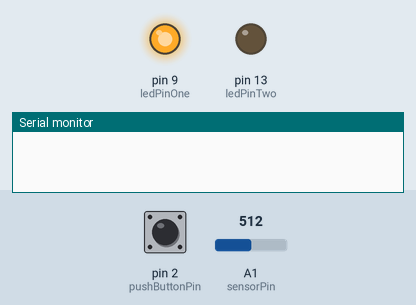
Bench run of a sketch on a simulated Arduino Uno, built with avr-gcc and run on an emulated ATmega328P. On the bench: output pins drawn as LEDs (lit = HIGH), the last lines printed to the serial monitor. Dashed ring = blinking. The inputs (shaded band) are chosen by the test bench; at power-on: pin 2 (pushButtonPin) HIGH, A1 (sensorPin) = 512.

Above: at 1.2 s.
1.3 s: pin 2 (pushButtonPin) pulled LOW for 0.15 s
At 2.9 s:
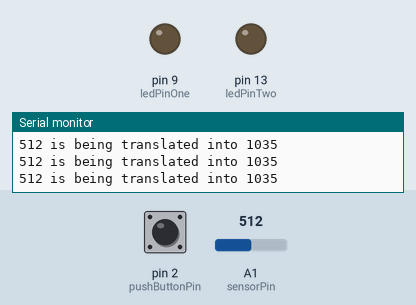
4.3 s: A1 (sensorPin) set to 522
At 6.0 s:
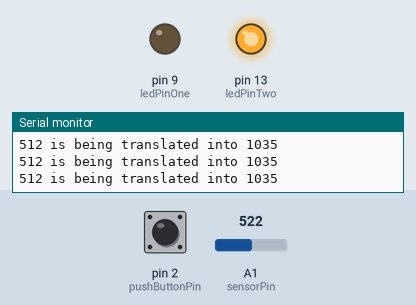
7.3 s: A1 (sensorPin) set to 511
At 8.0 s:
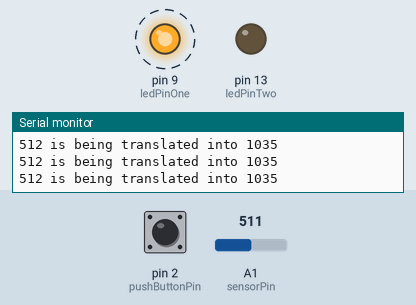
10.3 s: A1 (sensorPin) set to 710
At 10.54 s:
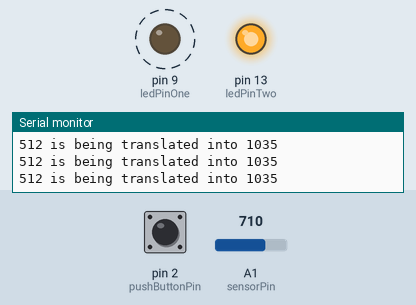
13.3 s: pin 2 (pushButtonPin) driven LOW
At 13.8 s:
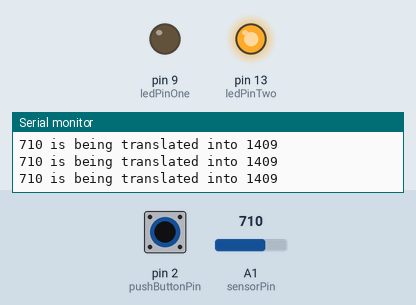
16.3 s: pin 2 (pushButtonPin) pulsed HIGH 5 times (0.12 s each, 0.3 s apart)
At 16.53 s:
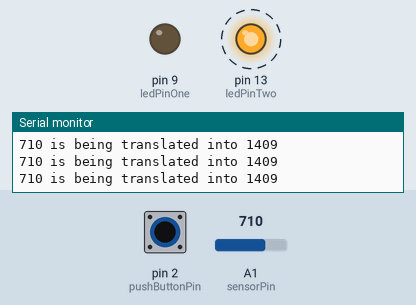
Timing chart, 0 to 19.3 s (numbered marks = the images above; inputs shaded):
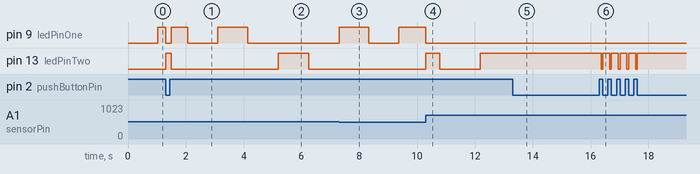

The sketch:

AfP_Class2_Ex03_SetThreshhold.pde
```cpp
/*
 This code to demonstrates capturing a sensor reading on a button release.
 This version was for Class 2 of the Arduino for Programmers course
 taught at CRASH Space in October, 2010 based on code in Class 3 (ex 8) of
 the Intro to Arduino class at Machine Project in April.

 The class was based on the SparkFun Arduino Iventors Kit

 The Circuit:
 * Pin 2: momentary button attached, pulled high externally w/ 10k Ohm resistor
   (LOW = pressed)
 * Pin 9: LED, anode to microcontroller, 330 Ohm restor from cathode to ground
 * Analog Pin 0: Flex Sensor (optional, not in code as written)
 * Analog Pin 1: Potentiometer

 Illustration avalaible:
 http://23longacre.com/sharedFiles/code/arduino/201010_CS_ArduinoForProgrammers/

 The Behavior:
 If the analogReadPin is set to one, LED blinks faster as the potentiometer is
 turned. If it is below a threshold defined by the int variable thresholdValue
 it blinks calmly on the board. The sensor readings exceed that value the LED on
 Pin 9 becomes the indicator. If the button is pressed the current sensor reading
 is printed by a debug statement. When the button is released, the last polled
 value of the analog sensor is put into thresholdValue making that the new
 begining for the "Alarm State"

 Written By: Carlyn Maw
 Created: April 2010
 Updated: October 23 2010
 */

//DEFINE: STEP ONE, IS YOUR DEBUG ON AND GLOBAL STATUS VARS

//how does the "normal user" experience change if you turn this off?
boolean debugFlag = 1;      //controls serial printing of debug statement
int baudRate = 9600;        //just needs to agree with what is listening to you
                            //used by Serial.begin

unsigned long lastMillis= 0;
unsigned long currentMillis = 0;

//what determines the sensativity of the system.
//the lower it is the sooner the LEDs switches
//as the potentiometer is turned from 0 to 1023
int thresholdValue = 700;  //------------------ new

//DEFINE: STEP TWO, INPUTS AND THEIR VARIABLES

const int sensorPin = 1;  //The Flex Sensor
int sensorValue = 0;      //Sensor Value
int sensorMax = 1023;     //Maximum value this sensor will ever have as a reading
int sensorMin = 0;        //Minimum value this sensor will ever have as a reading

const int pushButtonPin = 2; //------------------ new from ex(2)

int pushButtonState = 0;     //------------------ new from ex(2)
int lastPushButtonState = 0; //------------------ new from ex(2)

//DEFINE: STEP THREE, OUTPUTS AND THEIR VARIABLES

//pin for LED used to demonstrate alarm
const int ledPinOne = 9;  //------------------ changed from ex(2)

//pin for LED used to demonstrate calm
const int ledPinTwo = 13; //------------------ new from ex(2)

//holder for LED currently blinking
int currentLED = ledPinOne; //------------------ new from ex(2)

//holder for LED not blinking (so it can be turned off)
int otherLED = ledPinTwo;   //------------------ new from ex(2)


//led timing variables
int blinkOnPeriod = 1000; // on and off period...
                          // could you change that?

int blinkShortest = 70;   // shortest blink period
int blinkLongest = 2000;  // longest blink period

int blinkState;           //knows if the LED is on or off, the pin doesn't.
long blinkFlipTime;       //knows the last time it changed


//------------------------------------------------------------------ START SETUP LOOP
void setup() {
  //SETUP STEP ONE: Attach hardware serial functions
  Serial.begin(baudRate);

  //SETUP STEP TWO: Set digital pin modes
  pinMode(pushButtonPin, INPUT);
  pinMode(ledPinOne, OUTPUT);
  pinMode(ledPinTwo, OUTPUT);

  //SETUP STEP THREE: Set any initial condtions for outputs
  digitalWrite(ledPinOne, LOW);
  digitalWrite(ledPinTwo, LOW);
}

//------------------------------------------------------------------ START MAIN LOOP
void loop() {
  //LOOP: STEP ONE, CHECK THE TIME
  lastMillis = currentMillis; // dumps the time from the last loop into previous holder
  currentMillis = millis();  // refreshes the time

  //LOOP: STEP TWO, POLL THE ENVIRONMENT

  //Sensor: get the new value
  sensorValue = analogRead(sensorPin);

  //Button: Save last state  & check new values   ---------------------------------- new from ex (2)
  //similar behavior in Class One ex (11)
  lastPushButtonState = pushButtonState;  // dumps the button State from the last loop into previous holder
  pushButtonState = digitalRead(pushButtonPin); // refreshes the button state


  //LOOP: STEP THREE, DO SOMETHING ABOUT IT
  //range the sensor value to the right blink time
  blinkOnPeriod = map(sensorValue, sensorMin, sensorMax , blinkShortest , blinkLongest);

  //Button state dependant behaviors   ---------------------------------- new from ex (2)
  //similar behavior in Class One ex (11)

  //if the button is PRESSED and I'm supposed to be printing things print them now
  if (pushButtonState == LOW && debugFlag == true) {
    Serial.print(sensorValue);
    Serial.print(" is being translated into ");
    Serial.println(blinkOnPeriod);
    digitalWrite(ledPinOne, LOW);
    digitalWrite(ledPinTwo, HIGH);    // ledPinTwo is serving a status light
  }

  //Under ALL other circumstances
  else{
    //If the button is not in the same state it was the last time I checked
    //and that state is UNPRESSED (so an onRelease style behavior)
    if (pushButtonState != lastPushButtonState && pushButtonState == HIGH) {
      //set the thresholdValue to the sensorValue
      thresholdValue = sensorValue;
      delay(50);  //a little debounce cheat.
    }

    //Separately from what's going on with the threshold being updated
    //keep choosing what LED to use based on the most current thresholdValue
    if (sensorValue > thresholdValue) {
      currentLED = ledPinTwo;
      otherLED = ledPinOne;
    }
    else {
      currentLED = ledPinOne;
      otherLED = ledPinTwo;
    }

    //then blinkIt while setting the other one to off
    blinkIt(currentLED, blinkOnPeriod);
    digitalWrite(otherLED, LOW);
  }

}


//--------------------------------------------------------------- END MAIN LOOP

//------------------------------------------------------------------ END MAIN LOOP


//------------------------------------------------------------------------ blinkIt

void blinkIt(int myLED, int myBlinkPeriod) {

  //if the difference between the last time I flipped and the
  //current time is longer than the myBlinkPeriod parameter
  //passed to me then...
  if ((myBlinkPeriod) < (currentMillis- blinkFlipTime)) {

    //flip me. google "question mark syntax c"
    blinkState ? blinkState=false : blinkState=true;
    //update the blinkFlipTime with the current time.
    blinkFlipTime = currentMillis;
  }
  //This line needs to be OUTSIDE the if statement so the LED is
  //always under this function's control, not just at the moment
  //of change - think about what happens when you toggle between
  //the LEDs...
  digitalWrite(myLED,blinkState);
}
```

Measured:
- the behaviour switches between 512 and 513 on A1 (sensorPin) (found by bisection; images 1 and 2)
- after the input at 1.3 s, pin 13 (ledPinTwo): LOW → HIGH at once, → LOW 0.20 s later
- after the input at 4.3 s, pin 9 (ledPinOne): stays LOW (without the input it goes to HIGH after 0.88 s); pin 13 (ledPinTwo): LOW → HIGH after 0.90 s, → LOW 1.1 s later
- after the input at 7.3 s, pin 9 (ledPinOne): LOW → HIGH at once, → LOW 1.0 s later, → HIGH 1.0 s later; pin 13 (ledPinTwo): stays LOW (without the input it goes to HIGH after 0.01 s)
- after the input at 10.3 s, pin 13 (ledPinTwo): LOW → HIGH at once, → LOW 0.48 s later, → HIGH 1.4 s later
- after the input at 13.3 s, pin 13 (ledPinTwo): stays HIGH (without the input it goes to LOW after 0.30 s)
- after the input at 16.3 s, pin 13 (ledPinTwo): alternates HIGH for 0.24 s and LOW for 0.06 s, 10 changes in all, then stays HIGH, starting after 0.08 s
